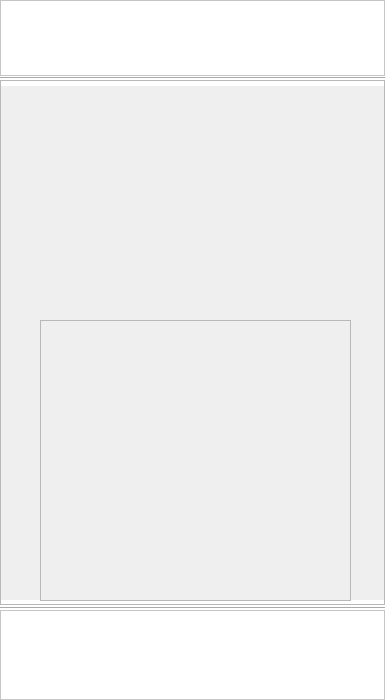
<?xml version="1.0" encoding="UTF-8"?>
<ui version="4.0">
 <class>MainWindow</class>
 <widget class="QMainWindow" name="MainWindow">
  <property name="geometry">
   <rect>
    <x>0</x>
    <y>0</y>
    <width>385</width>
    <height>700</height>
   </rect>
  </property>
  <property name="maximumSize">
   <size>
    <width>385</width>
    <height>700</height>
   </size>
  </property>
  <property name="windowTitle">
   <string>MainWindow</string>
  </property>
  <widget class="QWidget" name="centralwidget">
   <widget class="Line" name="line">
    <property name="geometry">
     <rect>
      <x>0</x>
      <y>600</y>
      <width>385</width>
      <height>16</height>
     </rect>
    </property>
    <property name="styleSheet">
     <string notr="true">background-color: rgb(255, 255, 255);</string>
    </property>
    <property name="orientation">
     <enum>Qt::Horizontal</enum>
    </property>
   </widget>
   <widget class="Line" name="line_2">
    <property name="geometry">
     <rect>
      <x>0</x>
      <y>70</y>
      <width>385</width>
      <height>16</height>
     </rect>
    </property>
    <property name="styleSheet">
     <string notr="true">background-color: rgb(255, 255, 255);</string>
    </property>
    <property name="orientation">
     <enum>Qt::Horizontal</enum>
    </property>
   </widget>
   <widget class="QFrame" name="frame">
    <property name="geometry">
     <rect>
      <x>0</x>
      <y>0</y>
      <width>385</width>
      <height>76</height>
     </rect>
    </property>
    <property name="styleSheet">
     <string notr="true">background-color: rgb(255, 255, 255);</string>
    </property>
    <property name="frameShape">
     <enum>QFrame::StyledPanel</enum>
    </property>
    <property name="frameShadow">
     <enum>QFrame::Raised</enum>
    </property>
    <widget class="QPushButton" name="btn_home">
     <property name="geometry">
      <rect>
       <x>10</x>
       <y>10</y>
       <width>50</width>
       <height>50</height>
      </rect>
     </property>
     <property name="styleSheet">
      <string notr="true">QPushButton {
	
	image: url(:/bottom/C:/Users/Фёдор/PycharmProjects/Bushe/MyIcons/нижняя панель/н.п. 1.2.ico);
    color: black;
    border-radius: 25px;
}</string>
     </property>
     <property name="text">
      <string/>
     </property>
    </widget>
    <widget class="QPushButton" name="btn_help">
     <property name="geometry">
      <rect>
       <x>315</x>
       <y>10</y>
       <width>50</width>
       <height>50</height>
      </rect>
     </property>
     <property name="styleSheet">
      <string notr="true">QPushButton {
	
	image: url(:/ingredients/C:/Users/Фёдор/PycharmProjects/Bushe/MyIcons/10-13. собери ингридиенты/кнопка спраки верхняя панель.ico);
    color: black;
    border-radius: 25px;
}</string>
     </property>
     <property name="text">
      <string/>
     </property>
    </widget>
   </widget>
   <widget class="QFrame" name="frame_2">
    <property name="geometry">
     <rect>
      <x>0</x>
      <y>610</y>
      <width>385</width>
      <height>90</height>
     </rect>
    </property>
    <property name="styleSheet">
     <string notr="true">background-color: rgb(255, 255, 255);</string>
    </property>
    <property name="frameShape">
     <enum>QFrame::StyledPanel</enum>
    </property>
    <property name="frameShadow">
     <enum>QFrame::Raised</enum>
    </property>
    <widget class="QPushButton" name="btn_settings">
     <property name="geometry">
      <rect>
       <x>10</x>
       <y>10</y>
       <width>365</width>
       <height>70</height>
      </rect>
     </property>
     <property name="styleSheet">
      <string notr="true">QPushButton {
	image: url(:/ingredients/C:/Users/Фёдор/PycharmProjects/Bushe/MyIcons/10-13. собери ингридиенты/кнопка готово.ico);
    color: black;
    border-radius: 35px;
}</string>
     </property>
     <property name="text">
      <string/>
     </property>
    </widget>
   </widget>
   <widget class="QFrame" name="frame_3">
    <property name="geometry">
     <rect>
      <x>0</x>
      <y>80</y>
      <width>385</width>
      <height>525</height>
     </rect>
    </property>
    <property name="styleSheet">
     <string notr="true">background-image: url(:/resources/C:/Users/Фёдор/PycharmProjects/Bushe/MyIcons/фон+шрифты+верх.панель/фон.png);</string>
    </property>
    <property name="frameShape">
     <enum>QFrame::StyledPanel</enum>
    </property>
    <property name="frameShadow">
     <enum>QFrame::Raised</enum>
    </property>
    <widget class="QLabel" name="label">
     <property name="geometry">
      <rect>
       <x>20</x>
       <y>10</y>
       <width>341</width>
       <height>71</height>
      </rect>
     </property>
     <property name="styleSheet">
      <string notr="true">image: url(:/ingredients/C:/Users/Фёдор/PycharmProjects/Bushe/MyIcons/10-13. собери ингридиенты/задание.ico);</string>
     </property>
     <property name="text">
      <string/>
     </property>
    </widget>
    <widget class="QFrame" name="frame_4">
     <property name="geometry">
      <rect>
       <x>40</x>
       <y>240</y>
       <width>311</width>
       <height>281</height>
      </rect>
     </property>
     <property name="styleSheet">
      <string notr="true">QFrame QPushButton{
	border: none;
}</string>
     </property>
     <property name="frameShape">
      <enum>QFrame::StyledPanel</enum>
     </property>
     <property name="frameShadow">
      <enum>QFrame::Raised</enum>
     </property>
     <layout class="QVBoxLayout" name="verticalLayout">
      <item>
       <widget class="QPushButton" name="pushButton">
        <property name="sizePolicy">
         <sizepolicy hsizetype="Minimum" vsizetype="Preferred">
          <horstretch>0</horstretch>
          <verstretch>0</verstretch>
         </sizepolicy>
        </property>
        <property name="styleSheet">
         <string notr="true">image: url(:/ingredients/C:/Users/Фёдор/PycharmProjects/Bushe/MyIcons/10-13. собери ингридиенты/фисташки пустое.ico);</string>
        </property>
        <property name="text">
         <string/>
        </property>
       </widget>
      </item>
      <item>
       <widget class="QPushButton" name="pushButton_2">
        <property name="sizePolicy">
         <sizepolicy hsizetype="Minimum" vsizetype="Preferred">
          <horstretch>0</horstretch>
          <verstretch>0</verstretch>
         </sizepolicy>
        </property>
        <property name="styleSheet">
         <string notr="true">image: url(:/ingredients/C:/Users/Фёдор/PycharmProjects/Bushe/MyIcons/10-13. собери ингридиенты/молоко пустое.ico);</string>
        </property>
        <property name="text">
         <string/>
        </property>
       </widget>
      </item>
      <item>
       <widget class="QPushButton" name="pushButton_3">
        <property name="sizePolicy">
         <sizepolicy hsizetype="Minimum" vsizetype="Preferred">
          <horstretch>0</horstretch>
          <verstretch>0</verstretch>
         </sizepolicy>
        </property>
        <property name="styleSheet">
         <string notr="true">image: url(:/ingredients/C:/Users/Фёдор/PycharmProjects/Bushe/MyIcons/10-13. собери ингридиенты/брусника пустое.ico);</string>
        </property>
        <property name="text">
         <string/>
        </property>
       </widget>
      </item>
      <item>
       <widget class="QPushButton" name="pushButton_4">
        <property name="sizePolicy">
         <sizepolicy hsizetype="Minimum" vsizetype="Preferred">
          <horstretch>0</horstretch>
          <verstretch>0</verstretch>
         </sizepolicy>
        </property>
        <property name="styleSheet">
         <string notr="true">image: url(:/ingredients/C:/Users/Фёдор/PycharmProjects/Bushe/MyIcons/10-13. собери ингридиенты/мука пустое.ico);</string>
        </property>
        <property name="text">
         <string/>
        </property>
       </widget>
      </item>
      <item>
       <widget class="QPushButton" name="pushButton_5">
        <property name="sizePolicy">
         <sizepolicy hsizetype="Minimum" vsizetype="Preferred">
          <horstretch>0</horstretch>
          <verstretch>0</verstretch>
         </sizepolicy>
        </property>
        <property name="styleSheet">
         <string notr="true">image: url(:/ingredients/C:/Users/Фёдор/PycharmProjects/Bushe/MyIcons/10-13. собери ингридиенты/миндаль пустое.ico);</string>
        </property>
        <property name="text">
         <string/>
        </property>
       </widget>
      </item>
     </layout>
    </widget>
    <widget class="QLabel" name="label_2">
     <property name="geometry">
      <rect>
       <x>100</x>
       <y>90</y>
       <width>181</width>
       <height>141</height>
      </rect>
     </property>
     <property name="styleSheet">
      <string notr="true">image: url(:/ingredients/C:/Users/Фёдор/PycharmProjects/Bushe/MyIcons/10-13. собери ингридиенты/вензель.ico);</string>
     </property>
     <property name="text">
      <string/>
     </property>
    </widget>
   </widget>
  </widget>
 </widget>
 <resources>
  <include location="../MyIcons/resources.qrc"/>
 </resources>
 <connections/>
</ui>
